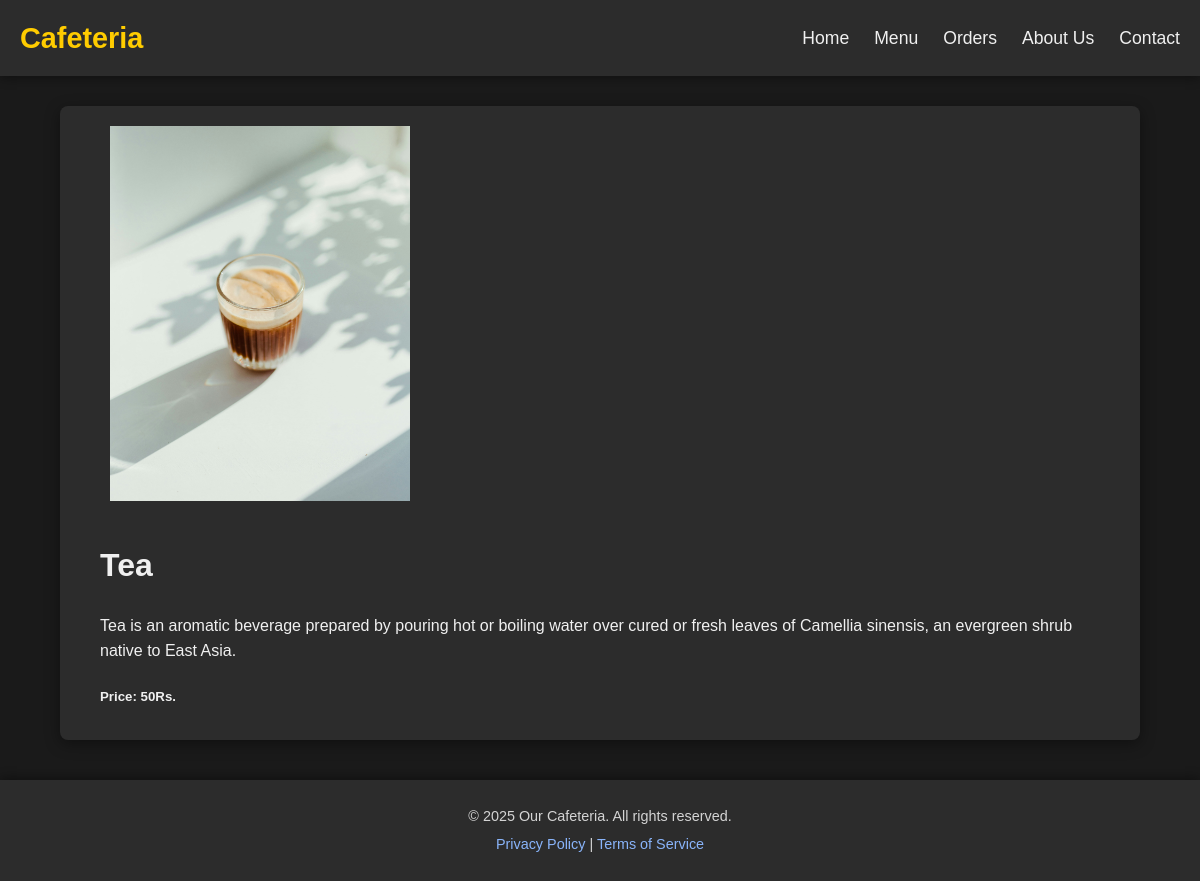
/cafeteria/4/, run on the app's committed database.
### cafeteria/models.py (models this page shows, shortened)
class DrinkVariety(models.Model):
    DRINK_CHOICES = [('CF', 'COFFEE'),
                     ('TE', 'TEA'),
                     ('CP', 'CAPPUCCINO'),
                     ('LT', 'LATTE'),
                     ('EP', 'ESPRESSO'),
                     ('OJ', 'ORANGE JUICE'),
                     ('AJ', 'APPLE JUICE'),
                     ('CL', 'COLA'),
                     ('LM', 'LEMONADE'),
                     ('MS', 'MILKSHAKE'),
                     ]
    name = models.CharField(max_length=100)
    image = models.ImageField(upload_to='imgs')
    data_add = models.DateTimeField(default=timezone.now)
    type = models.CharField(max_length=2, choices=DRINK_CHOICES, default='CF')
    description = models.TextField(max_length=1000, default='')
    price = models.IntegerField(validators=[
        MinValueValidator(0),
        MaxValueValidator(10000)
    ])

### cafeteria/views.py (the view)
# urls.py: path('<int:menu_id>/', views.menu_detail, name='menu_detail'),
def menu_detail(request, menu_id):
  menu = get_object_or_404(DrinkVariety, pk=menu_id)
  return render(request, 'cafeteria/menu_detail.html', {'menu': menu})

### cafeteria/templates/cafeteria/menu_detail.html (shortened to what this page needs)
{% extends 'layout.html' %}
{% block content %}
<div class="menu-detail">
    <div class="container">
        <img src="{{ menu.image.url }}" alt="{{ menu.name }}">
        <div>
            <h1>{{menu.name}}</h1>
            <p>{{menu.description}}</p>
            <h5><b>Price: {{menu.price}}Rs.</b></h5>
        </div>
    </div>
</div>
{% endblock %}

### cafeteria/templates/layout.html (style rules this page uses)
body { height: 100vh; width: 100vw; font-family: sans-serif; margin: 0; background-color: #1a1a1a; color: #f0f0f0; line-height: 1.6; display: flex; flex-direction: column; min-height: 100vh; }
.container { background-color: #2c2c2c; padding: 10px 40px; border-radius: 8px; box-shadow: 0 4px 15px rgba(0, 0, 0, 0.4); max-width: 1000px; margin: 30px 30px 0; }
img { width: 300px; margin: 10px; }
.menu-detail { display: flex; flex-direction: row; justify-content: center; align-items: center; }

### data on the page
DrinkVariety: image (picture), name "Tea", description "Tea is an aromatic beverage prepared by pouring hot or boiling water over cured or fresh leaves of Camellia sinensis, an evergreen shrub native to East Asia.", price "50"
